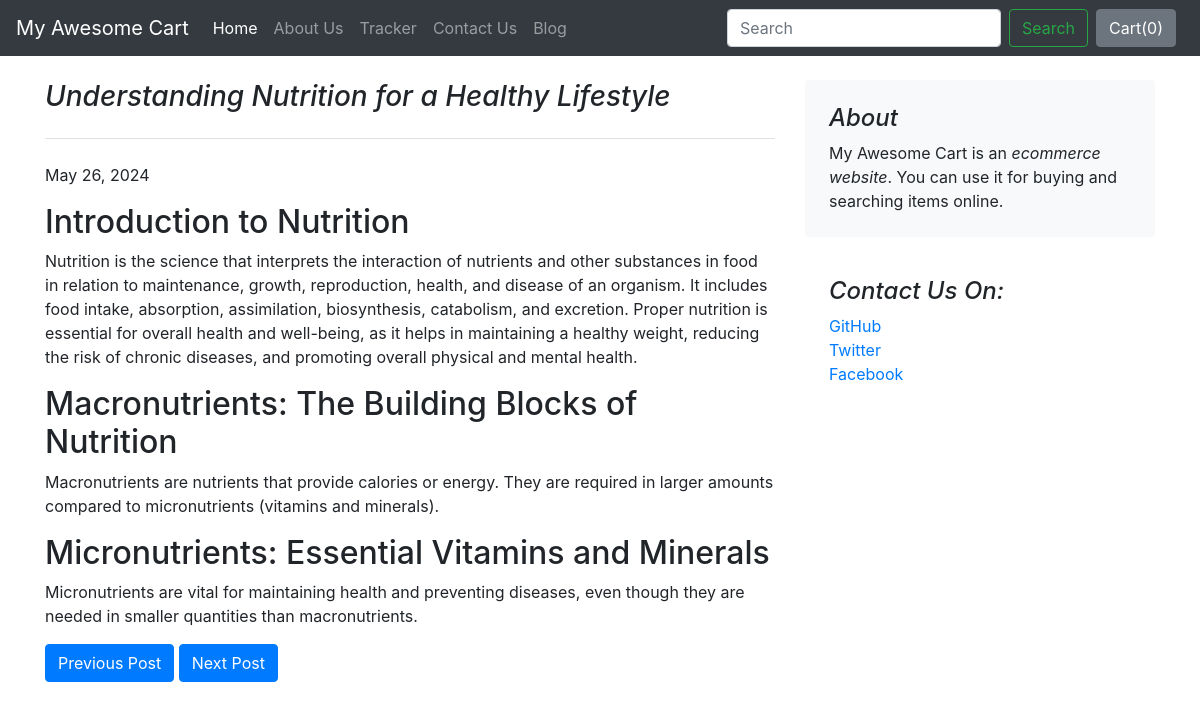
The page /blog/blogpost/6 on the database its author committed.
### blog/models.py (models this page shows, shortened)
class Blogpost(models.Model):
    post_id = models.AutoField(primary_key=True)
    title = models.CharField(max_length=50)
    head0 = models.CharField(max_length=500, default="")
    chead0 = models.CharField(max_length=5000, default="")
    head1 = models.CharField(max_length=500, default="")
    chead1 = models.CharField(max_length=5000, default="")
    head2 = models.CharField(max_length=500, default="")
    chead2 = models.CharField(max_length=5000, default="")
    pub_date = models.DateField()
    thumbnail = models.ImageField(upload_to="shop/images", default="")

### blog/views.py (the view)
# urls.py: path("blogpost/<int:id>", views.blogpost, name="blogPost"),
def blogpost(request, id):
    len_post = Blogpost.objects.all()
    avl_ids = [ids.post_id for ids in len_post]
    avl_ids.sort()
    post = get_object_or_404(Blogpost, post_id=id)
    try:
        current_index = avl_ids.index(post.post_id)
    except ValueError:
        current_index = None
    prev_id = avl_ids[current_index - 1] if current_index > 0 else avl_ids[0]
    next_id = (
        avl_ids[current_index + 1] if current_index < len(avl_ids) - 1 else avl_ids[-1]
    )
    params = {"post": post, "prev_id": prev_id, "next_id": next_id}
    return render(request, "blog/blogpost.html", params)

### blog/templates/blog/blogpost.html
{%extends 'blog/basic.html'%}
{%block body%}
<div class="container">
    <div class="row mt-4">
        <div class="col-md-8 blog-main">
            <h3 class="pb-4 mb-4 font-italic border-bottom">
                {{post.title}}
            </h3>
            <div class="blog-post">
                <p class="blog-post-meta">{{post.pub_date}}<a href="#"></a></p>
                <h2 class="blog-post-title">{{post.head0}}</h2>
                <p>{{post.chead0}}</p>
                <h2>{{post.head1}}</h2>
                <p>{{post.chead1}}</p>
               <h2>{{post.head2}}</h2>
                <p>{{post.chead2}}</p>
            </div>
           <a href = "/blog/blogpost/{{prev_id}}"><button type="button" class="btn btn-primary">Previous Post</button></a>
           <a href="/blog/blogpost/{{next_id}}"><button type="button" class="btn btn-primary">Next Post</button></a>
        </div>
        <aside class="col-md-4 blog-sidebar">
            <div class="p-4 mb-3 bg-light rounded">
                <h4 class="font-italic">About</h4>
                <p class="mb-0">My Awesome Cart is an <em>ecommerce website</em>. You can use it for buying and searching items online. </p>
            </div>
            <div class="p-4">
                <h4 class="font-italic">Contact Us On: </h4>
                <ol class="list-unstyled">
                    <li><a href="#">GitHub</a></li>
                    <li><a href="#">Twitter</a></li>
                    <li><a href="#">Facebook</a></li>
                </ol>
            </div>
        </aside>
    </div>
</div>
{%endblock%}

### rows shown on the page
Blogpost: title "Understanding Nutrition for a Healthy Lifestyle", pub_date "May 26, 2024", head0 "Introduction to Nutrition", chead0 "Nutrition is the science that interprets the interaction of nutrients and other substances in food in relation to maintenance, growth, reproduction, health, and disease of an organism. It includes food intake, absorption, assimilation, biosynthesis, catabolism, and excretion. Proper nutrition is essential for overall health and well-being, as it helps in maintaining a healthy weight, reducing the risk of chronic diseases, and promoting overall physical and mental health.", head1 "Macronutrients: The Building Blocks of Nutrition", chead1 "Macronutrients are nutrients that provide calories or energy. They are required in larger amounts compared to micronutrients (vitamins and minerals).", head2 "Micronutrients: Essential Vitamins and Minerals", chead2 "Micronutrients are vital for maintaining health and preventing diseases, even though they are needed in smaller quantities than macronutrients."
